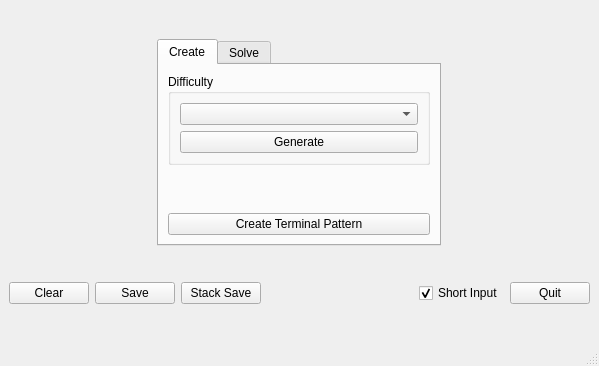
<?xml version="1.0" encoding="UTF-8"?>
<ui version="4.0">
 <class>MainWindow</class>
 <widget class="QMainWindow" name="MainWindow">
  <property name="geometry">
   <rect>
    <x>0</x>
    <y>0</y>
    <width>599</width>
    <height>366</height>
   </rect>
  </property>
  <property name="windowTitle">
   <string>MainWindow</string>
  </property>
  <property name="tabShape">
   <enum>QTabWidget::Rounded</enum>
  </property>
  <widget class="QWidget" name="centralwidget">
   <layout class="QVBoxLayout" name="verticalLayout" stretch="0,0">
    <item>
     <layout class="QHBoxLayout" name="horizontalLayout" stretch="1,0">
      <item>
       <layout class="QGridLayout" name="field"/>
      </item>
      <item>
       <widget class="QTabWidget" name="tabWidget">
        <property name="sizePolicy">
         <sizepolicy hsizetype="Maximum" vsizetype="Maximum">
          <horstretch>0</horstretch>
          <verstretch>0</verstretch>
         </sizepolicy>
        </property>
        <property name="currentIndex">
         <number>0</number>
        </property>
        <widget class="QWidget" name="create">
         <attribute name="title">
          <string>Create</string>
         </attribute>
         <layout class="QVBoxLayout" name="verticalLayout_3" stretch="0,1,0">
          <item>
           <widget class="QGroupBox" name="groupBox">
            <property name="title">
             <string>Difficulty</string>
            </property>
            <layout class="QVBoxLayout" name="verticalLayout_2">
             <item>
              <widget class="QComboBox" name="difficultyList"/>
             </item>
             <item>
              <widget class="QPushButton" name="genButton">
               <property name="text">
                <string>Generate</string>
               </property>
               <property name="shortcut">
                <string>Alt+D</string>
               </property>
              </widget>
             </item>
            </layout>
           </widget>
          </item>
          <item>
           <spacer name="verticalSpacer">
            <property name="orientation">
             <enum>Qt::Vertical</enum>
            </property>
            <property name="sizeHint" stdset="0">
             <size>
              <width>20</width>
              <height>40</height>
             </size>
            </property>
           </spacer>
          </item>
          <item>
           <widget class="QPushButton" name="CTPB">
            <property name="text">
             <string>Create Terminal Pattern</string>
            </property>
           </widget>
          </item>
         </layout>
        </widget>
        <widget class="QWidget" name="solve">
         <attribute name="title">
          <string>Solve</string>
         </attribute>
         <layout class="QVBoxLayout" name="verticalLayout_4">
          <item>
           <widget class="QLabel" name="label">
            <property name="sizePolicy">
             <sizepolicy hsizetype="Preferred" vsizetype="Minimum">
              <horstretch>0</horstretch>
              <verstretch>0</verstretch>
             </sizepolicy>
            </property>
            <property name="text">
             <string>Solve the sudoku and replace current with solved sudoku.</string>
            </property>
            <property name="scaledContents">
             <bool>true</bool>
            </property>
            <property name="wordWrap">
             <bool>true</bool>
            </property>
           </widget>
          </item>
          <item>
           <widget class="QPushButton" name="solveB">
            <property name="text">
             <string>Solve</string>
            </property>
           </widget>
          </item>
          <item>
           <widget class="Line" name="line">
            <property name="orientation">
             <enum>Qt::Horizontal</enum>
            </property>
           </widget>
          </item>
          <item>
           <widget class="QLabel" name="label_2">
            <property name="sizePolicy">
             <sizepolicy hsizetype="Preferred" vsizetype="Minimum">
              <horstretch>0</horstretch>
              <verstretch>0</verstretch>
             </sizepolicy>
            </property>
            <property name="text">
             <string>Determine the exact amount of solutions.</string>
            </property>
            <property name="wordWrap">
             <bool>true</bool>
            </property>
           </widget>
          </item>
          <item>
           <widget class="QPushButton" name="solveAllB">
            <property name="text">
             <string>Solve for all</string>
            </property>
           </widget>
          </item>
          <item>
           <spacer name="verticalSpacer_2">
            <property name="orientation">
             <enum>Qt::Vertical</enum>
            </property>
            <property name="sizeHint" stdset="0">
             <size>
              <width>20</width>
              <height>40</height>
             </size>
            </property>
           </spacer>
          </item>
         </layout>
        </widget>
       </widget>
      </item>
     </layout>
    </item>
    <item>
     <layout class="QHBoxLayout" name="horizontalLayout_3" stretch="0,0,0,1,0,0">
      <item>
       <widget class="QPushButton" name="clearB">
        <property name="text">
         <string>Clear</string>
        </property>
       </widget>
      </item>
      <item>
       <widget class="QPushButton" name="saveButton">
        <property name="toolTip">
         <string>&lt;html&gt;&lt;head/&gt;&lt;body&gt;&lt;p&gt;Saves the current sudoku&lt;br/&gt;in following formats:&lt;/p&gt;&lt;ul&gt;&lt;li&gt;PDF&lt;/li&gt;&lt;li&gt;SVG&lt;/li&gt;&lt;li&gt;Text&lt;/li&gt;&lt;li&gt;Image&lt;/li&gt;&lt;/ul&gt;&lt;/body&gt;&lt;/html&gt;</string>
        </property>
        <property name="text">
         <string>Save</string>
        </property>
       </widget>
      </item>
      <item>
       <widget class="QPushButton" name="stackB">
        <property name="toolTip">
         <string>&lt;html&gt;&lt;head/&gt;&lt;body&gt;&lt;p&gt;Save a stack of sudokus as&lt;br/&gt;OpenSudoku files. &lt;/p&gt;&lt;p&gt;OpenSudoku is an OpenSource&lt;br/&gt;Android application that allows&lt;br/&gt;the import of new sudokus.&lt;/p&gt;&lt;/body&gt;&lt;/html&gt;</string>
        </property>
        <property name="toolTipDuration">
         <number>0</number>
        </property>
        <property name="text">
         <string>Stack Save</string>
        </property>
       </widget>
      </item>
      <item>
       <spacer name="horizontalSpacer">
        <property name="orientation">
         <enum>Qt::Horizontal</enum>
        </property>
        <property name="sizeHint" stdset="0">
         <size>
          <width>20</width>
          <height>20</height>
         </size>
        </property>
       </spacer>
      </item>
      <item>
       <widget class="QCheckBox" name="shortCut">
        <property name="acceptDrops">
         <bool>true</bool>
        </property>
        <property name="toolTip">
         <string>&lt;html&gt;&lt;head/&gt;&lt;body&gt;&lt;p&gt;If true, the cursor in the sudoku&lt;br/&gt;field will also move if backspace&lt;br/&gt;was pressed. &lt;/p&gt;&lt;p&gt;If the button is not activated the &lt;br/&gt;cursor will only move if a number &lt;br/&gt;was typed.&lt;/p&gt;&lt;/body&gt;&lt;/html&gt;</string>
        </property>
        <property name="toolTipDuration">
         <number>0</number>
        </property>
        <property name="text">
         <string>Short Input</string>
        </property>
        <property name="checked">
         <bool>true</bool>
        </property>
        <property name="tristate">
         <bool>false</bool>
        </property>
       </widget>
      </item>
      <item>
       <widget class="QPushButton" name="quitB">
        <property name="text">
         <string>Quit</string>
        </property>
       </widget>
      </item>
     </layout>
    </item>
   </layout>
  </widget>
  <widget class="QMenuBar" name="menubar">
   <property name="geometry">
    <rect>
     <x>0</x>
     <y>0</y>
     <width>599</width>
     <height>22</height>
    </rect>
   </property>
  </widget>
  <widget class="QStatusBar" name="statusbar"/>
  <action name="saveB">
   <property name="text">
    <string>Save</string>
   </property>
  </action>
 </widget>
 <resources/>
 <connections/>
</ui>
